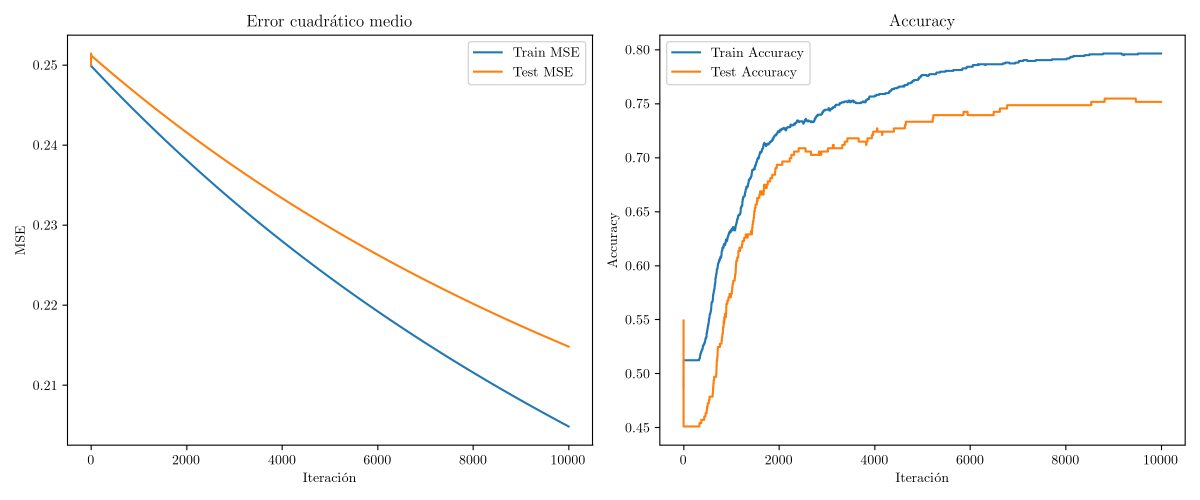
#> input picture graficos/1.png, 3600 x 1500 px (shown at 1/3 size); its folder holds only this picture in this run
$ python -i process_images.py   (imports and definitions only)
#> lines starting #> are read from the running program, lines starting #| are printed output that depends on the picture
import numpy as np
import matplotlib.pyplot as plt
import cv2
from pathlib import Path

def process_image(image_path, target_size=(64, 64)):
    """
    Procesa una imagen:
    1. Lee la imagen
    2. Convierte a escala de grises
    3. Escala a 64x64

    Args:
        image_path: Ruta a la imagen
        target_size: Tamaño objetivo (ancho, alto)

    Returns:
        Imagen procesada como array numpy de forma (64, 64, 1)
    """
#> called with image_path = 'graficos/1.png', target_size = (64, 64)
    # Leer imagen
    img = cv2.imread(str(image_path))
#> img is the input picture: shape (1500, 3600, 3); mean B, G, R 250.2, 250.5, 250.8

    if img is None:
        print(f"Error: No se pudo leer la imagen {image_path}")
        return None

    # Convertir BGR a RGB (cv2 lee en BGR)
    img_rgb = cv2.cvtColor(img, cv2.COLOR_BGR2RGB)

    # Convertir a escala de grises
    img_gray = cv2.cvtColor(img_rgb, cv2.COLOR_RGB2GRAY)

    # Escalar a 64x64
    img_resized = cv2.resize(img_gray, target_size, interpolation=cv2.INTER_AREA)
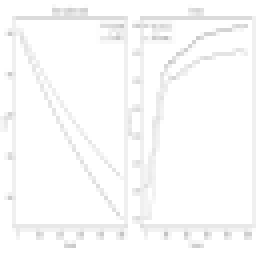
#> img_resized: shape (64, 64) (shown 4 times larger); min 194, max 255, mean 250.6


    # Agregar dimensión de canal para que sea (64, 64, 1)
    img_final = np.expand_dims(img_resized, axis=-1)

    return img_final

# [72 lines left out: functions load_and_process_dataset, visualize_samples, save_processed_dataset, load_processed_dataset, not called in this run]

# [21 lines not run here, left out]

>>> result = process_image('graficos/1.png')

$ run again, on graficos/10.png
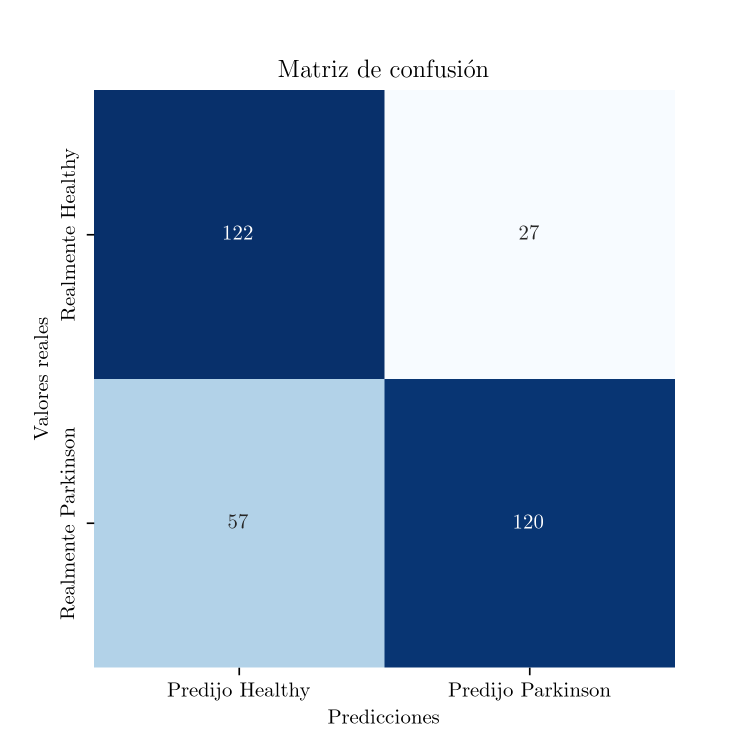
#> input picture graficos/10.png, 1500 x 1500 px (shown at 1/2 size)
#> in process_image, img is the input picture: shape (1500, 1500, 3); mean B, G, R 207.1, 185.2, 167.2
#> in process_image, `img_gray = cv2.cvtColor(img_rgb, cv2.COLOR_RGB2GRAY)`:
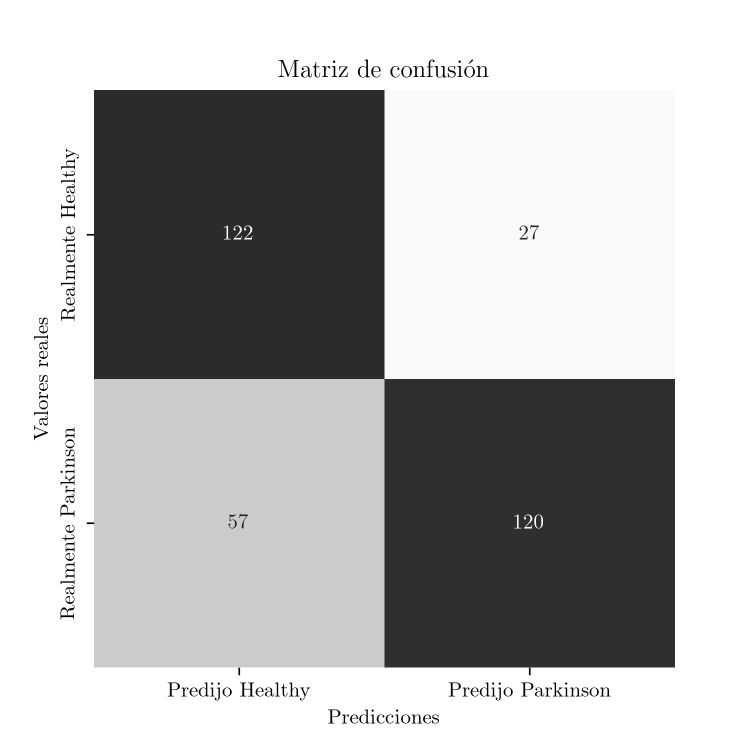
#> img_gray: shape (1500, 1500) (shown at 1/2 size); min 0, max 255, mean 182.4
#> in process_image, `img_resized = cv2.resize(img_gray, target_size, interpolation=cv2.INTE..`:
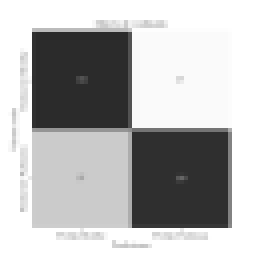
#> img_resized: shape (64, 64) (shown 4 times larger); min 43, max 255, mean 182.4

$ run again, on graficos/12.png
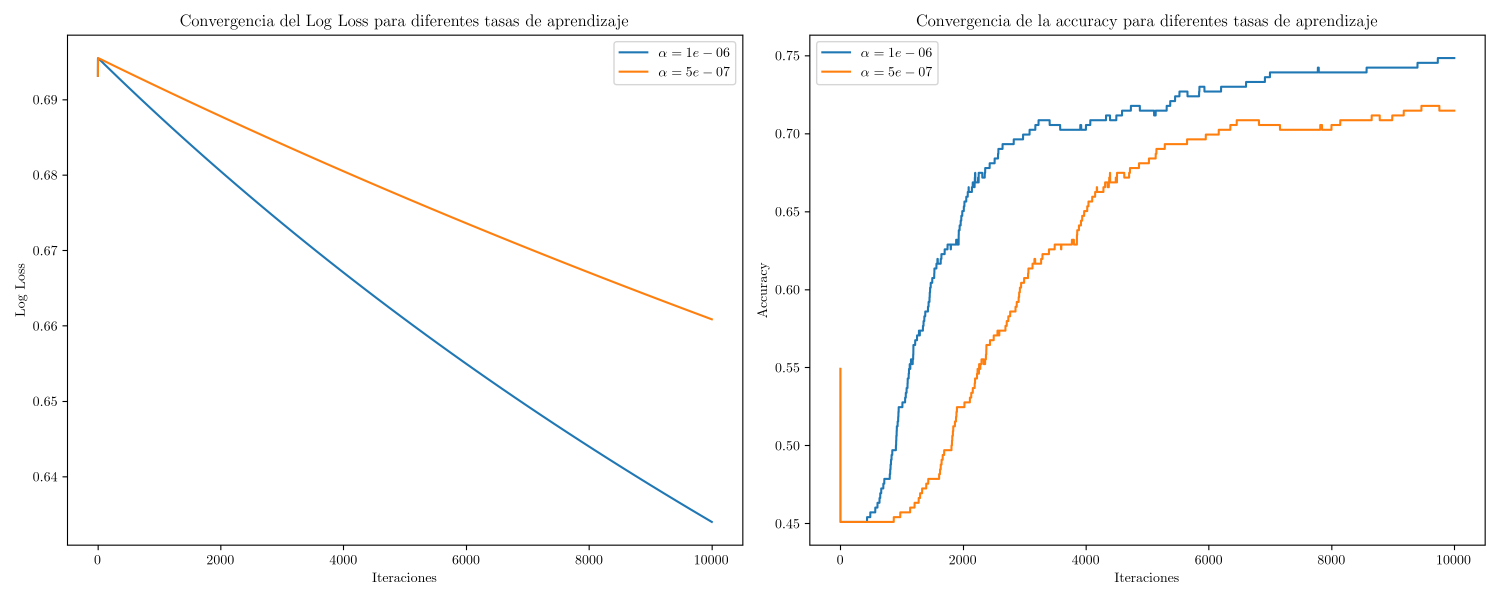
#> input picture graficos/12.png, 4500 x 1800 px (shown at 1/3 size)
#> in process_image, img is the input picture: shape (1800, 4500, 3); mean B, G, R 250.8, 251, 251.2
#> in process_image, `img_resized = cv2.resize(img_gray, target_size, interpolation=cv2.INTE..`:
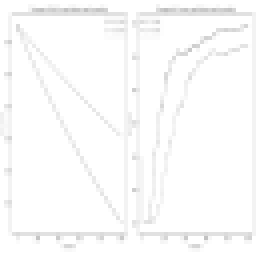
#> img_resized: shape (64, 64) (shown 4 times larger); min 192, max 255, mean 251.1
